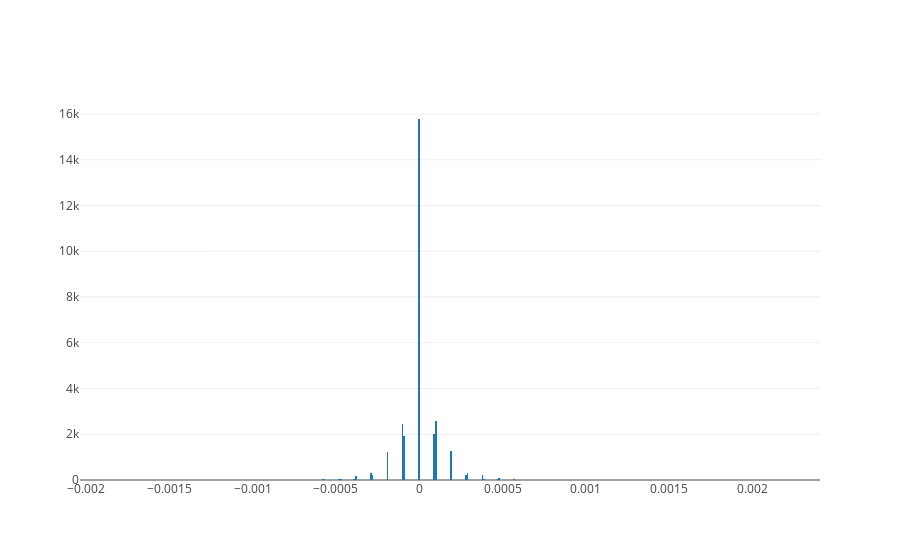

The notebook cell this image was saved under:
### Markdown cell above
It is found the ratio between open and close is symmetry, and it is therefore grouped into 6 levels with boundarues 180e-6, 90e-6, 0, -90e-6, and -180e-6.

### Code cell
iplot([go.Histogram(x=(tx_1min_kline.close - tx_1min_kline.open) / tx_1min_kline.open)])

### Figure 1 — Plotly figure (JSON) as saved in the notebook; plotly's stock layout.template omitted (floating-point values rounded to 4 significant figures; data arrays with more than 128 entries replaced by an {"elided": "..."} marker saying what was removed)
{"data": [{"type": "histogram", "x": {"elided": "29579 float values"}}], "layout": {}}
